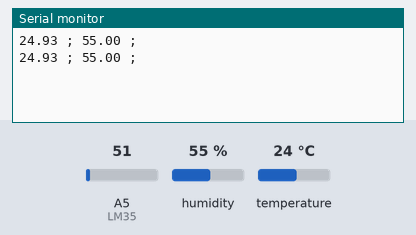
This sketch was run on a simulated Arduino Uno, built with avr-gcc and run on an emulated ATmega328P. Parts: the last lines printed to the serial monitor. The inputs (shaded band) are chosen by the test bench; at power-on: humidity 55 %, A5 (LM35) = 51, temperature 24 °C.

Above: at 5.8 s.
5.9 s: humidity set to 22 %
At 10.8 s:
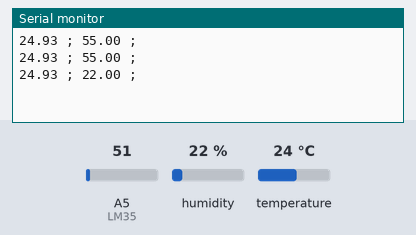
11.9 s: A5 (LM35) set to 61
At 15.5 s:
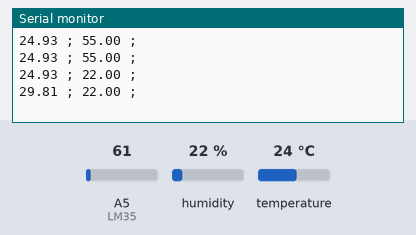
17.9 s: humidity set to 40 %
At 21.4 s:
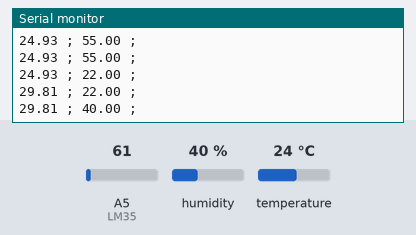
23.9 s: A5 (LM35) set to 71
At 26.1 s:
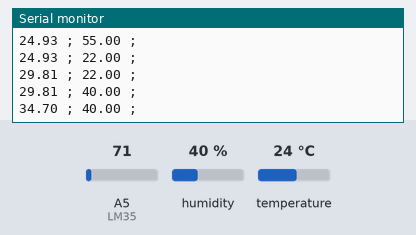
Timing chart, 0 to 27.6 s (numbered marks = the images above; inputs shaded):
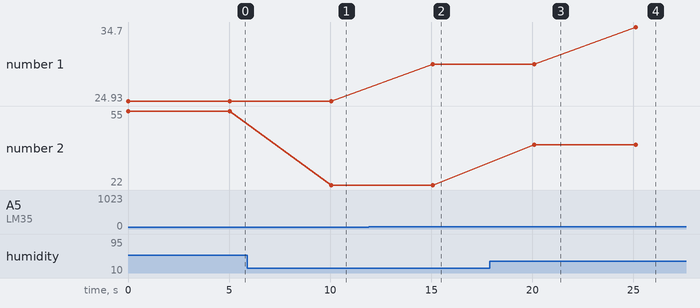

Measured:
- after the input at 5.9 s, the serial monitor: prints a new line after 4.1 s (image 1)
- after the input at 11.9 s, the serial monitor: prints a new line after 3.2 s (image 2)
- after the input at 17.9 s, the serial monitor: prints a new line after 2.2 s (image 3)
- after the input at 23.9 s, the serial monitor: prints a new line after 1.2 s (image 4)
- plotted number 1: 24.93 → 29.81 after the input at 11.9 s, 29.81 → 34.7 after the input at 23.9 s
- plotted number 2: 55 → 22 after the input at 5.9 s, 22 → 40 after the input at 17.9 s

The sketch:

codeFiveSensors.ino
```cpp
#include "DHT.h"
#define dht_type DHT11 //define qual o tipo de sensor DHTxx que se esta utilizando
int dht_pin = A0;
DHT dht_1 = DHT(dht_pin, dht_type); // pode-se configurar diversos sensores DHTxx
const int LM35 = A5;
float temperaturaLM;


void setup()
{
  Serial.begin(9600);
  dht_1.begin();
}

void loop()
{
  temperaturaLM = (float(analogRead(LM35))*5/(1023))/0.01;

  Serial.print(temperaturaLM);
  Serial.print (" ; ");

  float umidadeDH = dht_1.readHumidity();

  if (isnan(umidadeDH))
{
  Serial.println("Erro ao ler o DHT");
  }
  else
  {

    Serial.print(umidadeDH);
    Serial.println(" ; ");


     }
     delay(5000);}
```
